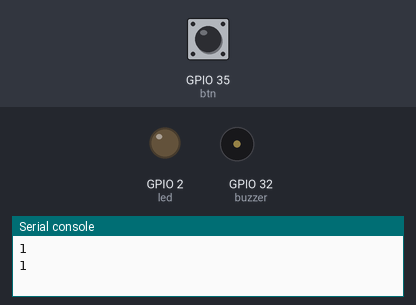
Recording of a program running on a simulated ESP32 board running MicroPython. On the bench: output pins drawn as LEDs (lit = HIGH), buzzer (waves = sounding, pin HIGH), the last lines printed to the serial console. Dashed ring = blinking. The inputs (shaded band) are chosen by the test bench; at power-on: GPIO 35 (btn) HIGH.

Above: at 1.2 s.
1.3 s: GPIO 35 (btn) pulled LOW for 1 s
At 2.9 s:
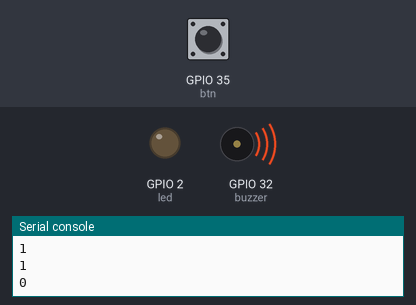
5.0 s: GPIO 35 (btn) pulled LOW for 0.6 s
At 5.9 s:
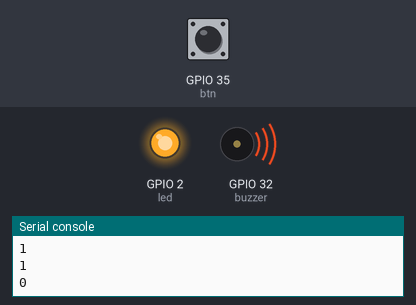
8.5 s: GPIO 35 (btn) pulled LOW for 3.2 s
At 10.3 s:
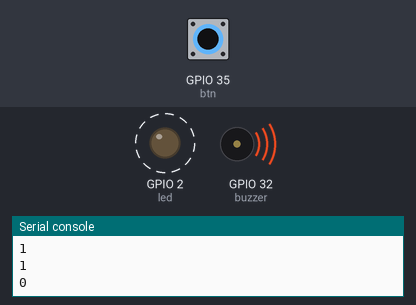
Timing chart, 0 to 13.5 s (numbered marks = the images above; inputs shaded):
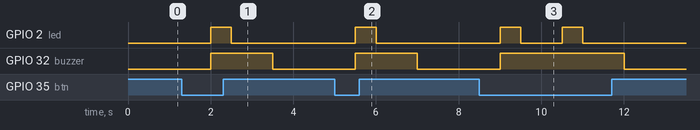

The program:

alarm_sys.py
```python
from machine import Pin
from time import sleep

buzzer = Pin(32, Pin.OUT)
btn = Pin(35, Pin.IN, Pin.PULL_UP)
led = Pin(2, Pin.OUT)

while True:
    print(btn.value())
    if btn.value() == 0:
        buzzer.on()
        led.value(1)
        sleep(.5)
        led.value(0)
    else:
        buzzer.off()
    sleep(1)
```

Measured:
- after the input at 1.3 s, GPIO 2 (led): LOW → HIGH after 0.70 s, → LOW 0.50 s later; GPIO 32 (buzzer): LOW → HIGH after 0.70 s, → LOW 1.5 s later
- after the input at 5.0 s, GPIO 2 (led): LOW → HIGH after 0.50 s, → LOW 0.50 s later; GPIO 32 (buzzer): LOW → HIGH after 0.50 s, → LOW 1.5 s later
- after the input at 8.5 s, GPIO 2 (led): alternates HIGH for 0.50 s and LOW for 1.0 s, 4 changes in all, then stays LOW, starting after 0.50 s; GPIO 32 (buzzer): LOW → HIGH after 0.50 s, → LOW 3.0 s later
